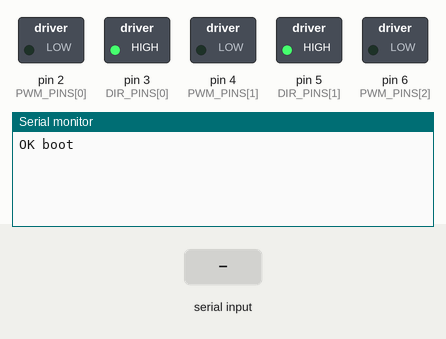
Bench run of a sketch on a simulated Arduino Uno, built with avr-gcc and run on an emulated ATmega328P. Parts: switched loads named in the sketch (green lamp = pin HIGH), the last lines printed to the serial monitor. The test bench sets the inputs (shaded band).

Above: at 1.2 s.
1.3 s: "90 45\n" received over Serial
At 2.4 s:
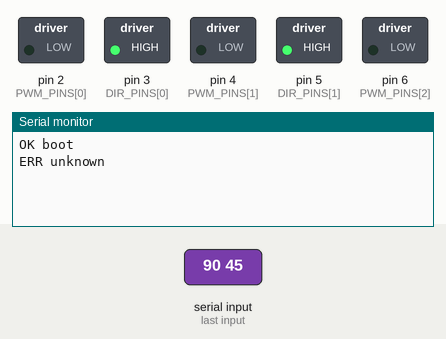
2.8 s: "X90\n" received over Serial
At 3.5 s:
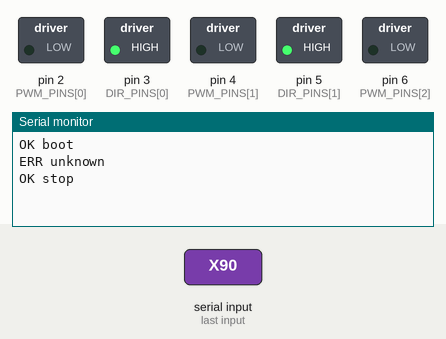
4.3 s: "F90\n" received over Serial
At 4.7 s:
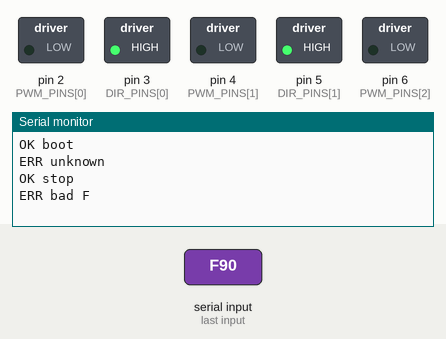

The sketch:

driver-vib.ino
```cpp
// Minimal Vibration Driver (non-blocking, no patterns)
// Commands:
//   F f1 f2 f3    -> set PWM frequencies (Hz)
//   S mask amp    -> start vibration for selected motors
//   X             -> stop all
// Replies:
//   OK ...
//   ERR ...

#include <Arduino.h>

static const uint8_t PWM_PINS[3] = {2, 4, 6};
static const uint8_t DIR_PINS[3] = {3, 5, 255}; // motor3 no dir in your snippet

static char lineBuf[96];
static uint8_t lineLen = 0;
static bool overflow = false;

static inline void applyMask(uint8_t mask, uint8_t amp) {
  for (uint8_t i = 0; i < 3; i++) {
    if (mask & (1u << i)) analogWrite(PWM_PINS[i], amp);
    else analogWrite(PWM_PINS[i], 0);
  }
}

static inline void stopAll() {
  applyMask(0, 0);
}

static bool readLine() {
  while (Serial.available() > 0) {
    char c = (char)Serial.read();
    if (c == '\r') continue;

    if (c == '\n') {
      if (overflow) {
        overflow = false;
        lineLen = 0;
        return false;
      }
      lineBuf[lineLen] = '\0';
      lineLen = 0;
      return true;
    }

    if (lineLen < sizeof(lineBuf) - 1) {
      lineBuf[lineLen++] = c;
    } else {
      overflow = true; // discard until newline
    }
  }
  return false;
}

static void replyOK(const char* msg) {
  Serial.print("OK ");
  Serial.println(msg);
}

static void replyERR(const char* msg) {
  Serial.print("ERR ");
  Serial.println(msg);
}

void setup() {
  Serial.begin(115200);

  for (uint8_t i = 0; i < 3; i++) {
    pinMode(PWM_PINS[i], OUTPUT);
    analogWrite(PWM_PINS[i], 0);
  }
  if (DIR_PINS[0] != 255) { pinMode(DIR_PINS[0], OUTPUT); digitalWrite(DIR_PINS[0], HIGH); }
  if (DIR_PINS[1] != 255) { pinMode(DIR_PINS[1], OUTPUT); digitalWrite(DIR_PINS[1], HIGH); }

  stopAll();
  replyOK("boot");
}

void loop() {
  // Non-blocking: only parse when a full line arrives
  if (!readLine()) return;

  // Skip leading spaces
  char* p = lineBuf;
  while (*p == ' ' || *p == '\t') p++;
  if (!*p) return;

  // Command letter
  char cmd = *p++;

  // ---- STOP ----
  if (cmd == 'X') {
    stopAll();
    replyOK("stop");
    return;
  }

  // ---- SET FREQ ----
  if (cmd == 'F') {
    long f1, f2, f3;
    int n = sscanf(p, "%ld %ld %ld", &f1, &f2, &f3);
    if (n != 3 || f1 <= 0 || f2 <= 0 || f3 <= 0) {
      replyERR("bad F");
      return;
    }

    // set PWM frequency if supported by core
    #if defined(TEENSYDUINO)
      analogWriteFrequency(PWM_PINS[0], (float)f1);
      analogWriteFrequency(PWM_PINS[1], (float)f2);
      analogWriteFrequency(PWM_PINS[2], (float)f3);
      replyOK("freq");
    #else
      // On classic Arduino, analogWriteFrequency isn't available.
      // We accept command for protocol compatibility.
      replyOK("freq_ignored");
    #endif
    return;
  }

  // ---- START ----
  if (cmd == 'S') {
    long mask, amp;
    int n = sscanf(p, "%ld %ld", &mask, &amp);
    if (n != 2 || mask < 0 || mask > 7 || amp < 0 || amp > 255) {
      replyERR("bad S");
      return;
    }
    applyMask((uint8_t)mask, (uint8_t)amp);
    replyOK("start");
    return;
  }

  replyERR("unknown");
}
```

Measured:
- after the input at 1.3 s, the serial monitor: prints a new line at once (image 1)
- after the input at 2.8 s, the serial monitor: prints a new line at once (image 2)
- after the input at 4.3 s, the serial monitor: prints a new line at once (image 3)
